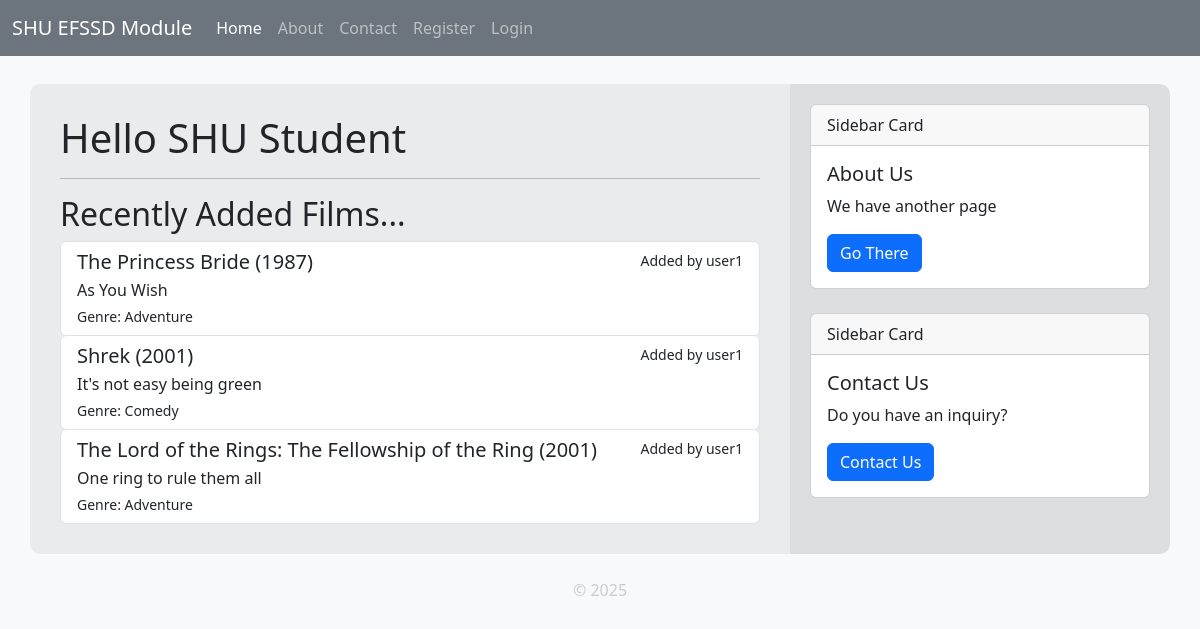
Before: / with the older database file.
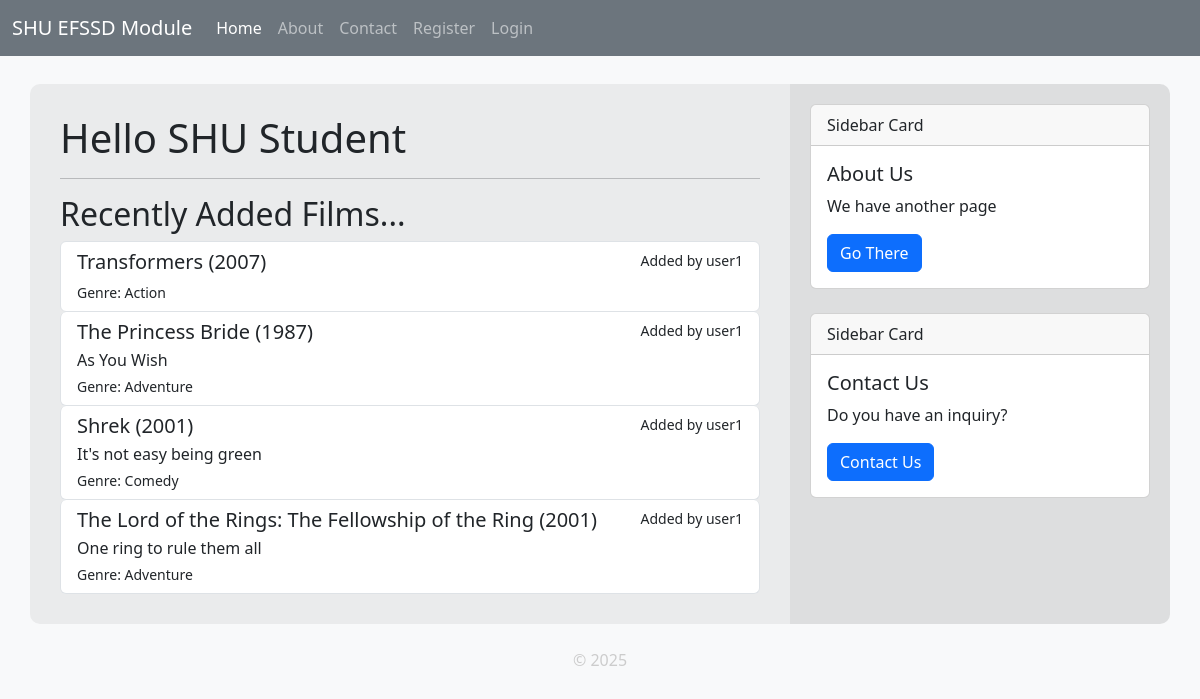
After: the same page with the newer database file.
### tables this page shows
CREATE TABLE films (
    id INTEGER PRIMARY KEY AUTOINCREMENT,
    created TIMESTAMP DEFAULT CURRENT_TIMESTAMP,
    user INTEGER NOT NULL REFERENCES users(id),
    title TEXT NOT NULL,
    tagline TEXT,
    director TEXT,
    poster TEXT,
    release_year INTEGER,
    genre TEXT,
    watched BOOLEAN,
    rating INTEGER,
    review TEXT
);

### app.py (the view)
@app.route('/')
def index():
    studentName = "SHU Student"
    if 'username' in session:
        studentName = session['username']
    films = get_all_films(limit=5, order_by='created DESC')  # Fetch the latest 5 films added
    return render_template('index.html', title="Welcome", username=studentName, films=films)

### app.py (called while the page is built)
@app.context_processor
def inject_site_name():
    return dict(siteName=siteName)

@app.context_processor
def inject_csrf_token():
    return dict(csrf_token=generate_csrf())

@app.template_filter()
def get_username(user_id):
    user = get_user_by_id(user_id)
    return user['username'] if user else 'Unknown'

### db/db.py (called while the page is built)
def get_db_connection():
    BASE_DIR = os.path.dirname(os.path.abspath(__file__))  # Get the directory of the current file
    DB_PATH = os.path.join(BASE_DIR, 'database.db') # Construct the full path to the database file
    conn = sqlite3.connect(DB_PATH)                 # Connect to the database
    conn.row_factory = sqlite3.Row                  # Enable dictionary-like access to rows
    return conn

def get_user_by_id(user_id):
    conn = get_db_connection()
    user = conn.execute('SELECT * FROM users WHERE id = ?', (user_id,)).fetchone()
    conn.close()
    if user is None:
        abort(404)
    return user

def get_all_films(user=None, limit=None, order_by='title ASC'):
    conn = get_db_connection()
    query = 'SELECT * FROM films'
    if user:
        query += ' WHERE user = ?'
    query += f' ORDER BY {order_by}'
    if limit:
        query += f' LIMIT {limit}'
    if user:
        films = conn.execute(query, (user,)).fetchall()
    else:
        films = conn.execute(query).fetchall()
    conn.close()
    return films

### templates/index.html
{% extends "base.html" %}
{% block content %}
<h1>Hello {{ username }}</h1>
<hr>
<h2>Recently Added Films...</h2>
<div class="list-group">
    {% for film in films %}
    <a href="{{ url_for('film', id=film['id']) }}" class="list-group-item list-group
item-action">
        <div class="d-flex w-100 justify-content-between">
            <h5 class="mb-1">{{ film['title'] }} ({{ film['release_year'] }})</h5>
            <small>Added by {{ film['user'] | get_username }}</small>
        </div>
        <p class="mb-1">{{ film['tagline'] }}</p>
        <small>Genre: {{ film['genre'] }}</small>
    </a>
    {% else %}
    <p class="text-muted">No films available.</p>
    {% endfor %}
</div>
{% endblock %}

### templates/base.html (shortened to what this page needs)
<html lang="en">
<head>
    <link href="https://cdn.jsdelivr.net/npm/bootstrap@5.3.3/dist/css/bootstrap.min.css" rel="stylesheet">
    <link rel="stylesheet" href="{{ url_for('static', filename='styles.css') }}">
</head>
<body>
    <nav class="navbar navbar-expand-lg navbar-dark bg-secondary">
        <div class="container-fluid">
            <a class="navbar-brand" href="#">{{ siteName }}</a>
            <div class="collapse navbar-collapse" id="navbarNavAltMarkup">
                <div class="navbar-nav">
                    <a class="nav-link active" aria-current="page" href="/">Home</a>
                    <a class="nav-link" href="/about">About</a>
                    <a class="nav-link" href="/contact">Contact</a>
                    {% if session['user_id'] %}
                    <a class="nav-link" href="/films">Films</a>
                    <a class="nav-link" href="/logout">Logout</a>
                    {% else %}
                    <a class="nav-link" href="/register">Register</a>
                    <a class="nav-link" href="/login">Login</a>
                    {% endif %}
                </div>
            </div>
        </div>
    </nav>
    <div class="container mt-2">
        <div class="row">
            <div id="main-content" class="col-md-8">
                {% block content %}{% endblock %}
            </div>
            <div id="sidebar" class="col-md-4">
                <div class="card">
                    <div class="card-header">
                        Sidebar Card
                    </div>
                    <div class="card-body">
                        <h5 class="card-title">About Us</h5>
                        <p class="card-text">We have another page</p>
                        <a href="/about" class="btn btn-primary">Go There</a>
                    </div>
                </div>
                <div class="card mt-4">
                    <div class="card-header">
                        Sidebar Card
                    </div>
                    <div class="card-body">
                        <h5 class="card-title">Contact Us</h5>
                        <p class="card-text">Do you have an inquiry?</p>
                        <a href="/contact" class="btn btn-primary">Contact Us</a>
                    </div>
                </div>
            </div>
        </div>
    </div>
    <footer class="text-center mt-4">
        <p>&copy; 2025</p>
    </footer>
</body>
</html>

### static/styles.css (style rules this page uses)
body { background-color: #f8f9fa; color: #212529; }
#main-content { background-color: rgba(26, 26, 26, 0.06); padding: 30px; border-radius: 10px 0 0 10px; margin-top: 20px; }
#sidebar { background-color: rgba(30, 30, 30, 0.12); padding: 20px; border-radius: 0 10px 10px 0; margin-top: 20px; }
footer { color: #cccccc; width: 100%; }

Changed rows visible on the page:
added films: title "Transformers", release_year "2007", user|get_username "user1", genre "Action"
